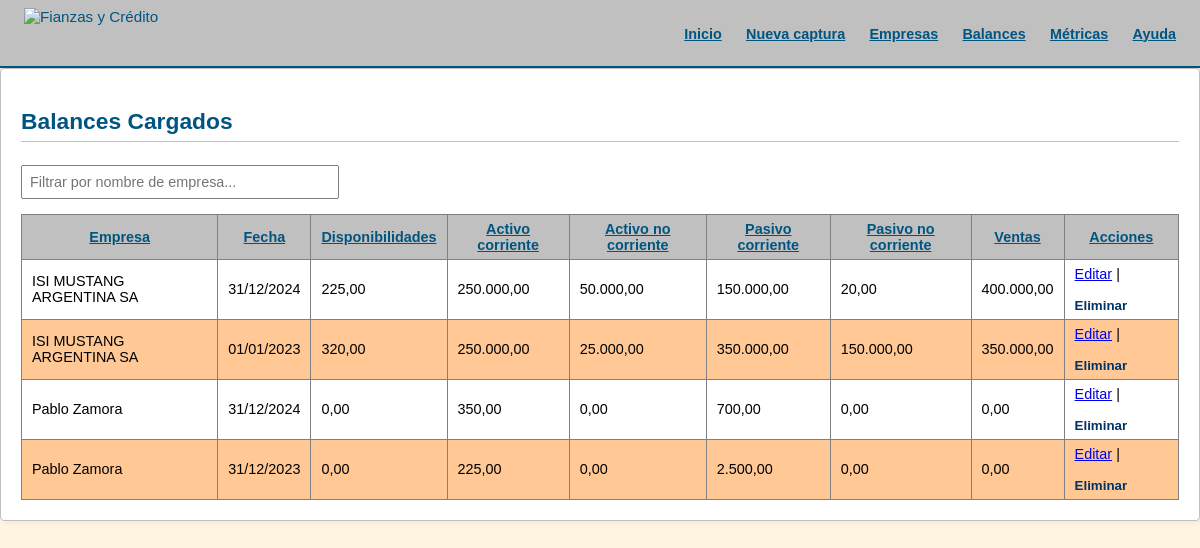
The page /balances on the database its author committed.
### Base.py (models this page shows)
class EECCDB(Base):
    __tablename__ = 'estados_contables'
    id = Column(Integer, primary_key=True)
    empresa_id = Column(Integer, ForeignKey('empresas.id'))
    fecha_balance = Column(Date, nullable=False)
    anio = Column(Integer, nullable=False, default=0)
    disponibilidades = Column(Float, default=0.0)
    activo_corriente = Column(Float, default=0.0)
    activo_no_corriente = Column(Float, default=0.0)
    pasivo_corriente = Column(Float, default=0.0)
    pasivo_no_corriente = Column(Float, default=0.0)
    deuda_financiera = Column(Float, default=0.0)
    ventas = Column(Float, default=0.0)
    resultado_operativo = Column(Float, default=0.0)
    ebitda = Column(Float, default=0.0)
    resultado_neto = Column(Float, default=0.0)
    flujo_caja_operativo = Column(Float, default=0.0)
    variacion_capital_trabajo = Column(Float, default=0.0)
    capex = Column(Float, default=0.0)
    dividendos = Column(Float, default=0.0)
    analisis = Column(Text)
    empresa = relationship("EmpresaDB", back_populates="balances")

class EmpresaDB(Base):
    __tablename__ = 'empresas'
    id = Column(Integer, primary_key=True)
    cuit = Column(String, unique=True, nullable=False)
    razon_social = Column(String, nullable=False)
    actividad = Column(String)
    sector = Column(String)
    anio_fundacion = Column(Integer)
    descripcion = Column(Text)
    balances = relationship("EECCDB", back_populates="empresa", cascade="all, delete-orphan")

### app.py (the view)
@app.route("/balances")
def list_balances():
    try:
        balances = session.query(EECCDB).all()
        return render_template("balances.html", balances=balances)
    except Exception:
        session.rollback()
        return render_template("balances.html", balances=[])

### app.py (called while the page is built)
@app.teardown_appcontext
def shutdown_session(exception=None):
    session.remove()

@app.template_filter('format_es')
def format_es(value, decimals=2):
    if value is None:
        return "0,00"
    try:
        format_str = "{:,." + str(decimals) + "f}"
        return format_str.format(float(value)).replace(',', 'X').replace('.', ',').replace('X', '.')
    except (ValueError, TypeError):
        return value

@app.template_filter('format_date')
def format_date(value):
    if not value:
        return ""
    if isinstance(value, str):
        try:
            value = datetime.strptime(value, '%Y-%m-%d').date()
        except:
            return value
    return value.strftime('%d/%m/%Y')

### templates/balances.html (shortened to what this page needs)
{% extends "base.html" %}
{% block content %}
<div class="card">
    <h2>Balances Cargados</h2>
    {% if balances %}
    <div style="margin-bottom: 15px;">
        <input type="text" id="balanceSearch" onkeyup="filterBalances()" placeholder="Filtrar por nombre de empresa..." style="padding: 8px; width: 300px;">
    </div>
    <table>
        <thead>
            <tr>
                <th>Empresa</th>
                <th>Fecha</th>
                <th>Disponibilidades</th>
                <th>Activo corriente</th>
                <th>Activo no corriente</th>
                <th>Pasivo corriente</th>
                <th>Pasivo no corriente</th>
                <th>Ventas</th>
                <th>Acciones</th>
            </tr>
        </thead>
        <tbody id="balanceTableBody">
            {% for balance in balances %}
            <tr>
                <td>{{ balance.empresa.razon_social }}</td>
                <td>{{ balance.fecha_balance | format_date }}</td>
                <td>{{ balance.disponibilidades | format_es }}</td>
                <td>{{ balance.activo_corriente | format_es }}</td>
                <td>{{ balance.activo_no_corriente | format_es }}</td>
                <td>{{ balance.pasivo_corriente | format_es }}</td>
                <td>{{ balance.pasivo_no_corriente | format_es }}</td>
                <td>{{ balance.ventas | format_es }}</td>
                <td>
                    <a href="/balances/{{ balance.id }}/edit">Editar</a>
                    |
                    <form action="/balances/{{ balance.id }}/delete" method="post" style="display:inline;">
                        <button type="submit" style="background:none;border:none;color:#003366;cursor:pointer;padding:0;">Eliminar</button>
                    </form>
                </td>
            </tr>
            {% endfor %}
        </tbody>
    </table>
    {% else %}
    <p>No hay balances cargados.</p>
    {% endif %}
</div>
{% endblock %}

### templates/base.html (shortened to what this page needs)
<!DOCTYPE html>
<html lang="es">
<head>
</head>
<body>
    <header class="no-pdf">
        <div style="display: flex; align-items: center;">
            <img src="https://www.fianzasycredito.com/wp-content/themes/fianzasycredito/img/logo.png" alt="Fianzas y Crédito" class="logo">
        </div>
        <nav>
            <a href="/">Inicio</a>
            <a href="/entry">Nueva captura</a>
            <a href="/companies">Empresas</a>
            <a href="/balances">Balances</a>
            <a href="/metrics">Métricas</a>
            <a href="/help">Ayuda</a>
        </nav>
    </header>
    <main>
        {% block content %}{% endblock %}
    </main>
</body>
</html>

### templates/base.html (style rules this page uses)
:root { --primary-color: #005580; --highlight-orange: #FFC894; --header-gray: #C0C0C0; --bg-crema: #FFF5E1; --text-black: #000000; --white: #ffffff; --border-dark: #808080; }
body { font-family: Verdana, Tahoma, Arial, sans-serif; font-size: 0.95rem; margin: 0; padding: 0; background: var(--bg-crema); color: var(--text-black); overflow: hidden; }
header { background: var(--header-gray); color: var(--primary-color); padding: 8px 24px; border-bottom: 2px solid var(--primary-color); display: flex; align-items: center; justify-content: space-between; box-shadow: 0 2px 4px rgba(0,0,0,0.1); z-index: 100; }
.logo { height: 50px; }
nav a { color: var(--primary-color); margin-left: 20px; text-decoration: underline; font-weight: bold; font-size: 0.9rem; }
main { padding: 0; height: calc(100vh - 70px); overflow-y: auto; }
.card { background: var(--white); border: 1px solid var(--header-gray); border-radius: 4px; padding: 20px; margin-bottom: 16px; box-shadow: 2px 2px 5px rgba(0,0,0,0.05); }
table { width: 100%; border-collapse: collapse; margin-top: 12px; font-size: 0.9rem; background: var(--white); }
th, td { padding: 6px 10px; border: 1px solid var(--border-dark); }
th { background: var(--header-gray); color: var(--primary-color); font-weight: bold; text-decoration: underline; text-transform: none; }
tr:nth-child(even) { background-color: var(--highlight-orange); }
input, select, textarea { font-family: Verdana, sans-serif; font-size: 0.9rem; width: 100%; padding: 6px; margin-top: 4px; border: 1px solid var(--border-dark); border-radius: 2px; }
button { margin-top: 16px; padding: 8px 20px; background: var(--primary-color); color: var(--white); border: 1px solid var(--text-black); border-radius: 4px; cursor: pointer; font-weight: bold; }
h2, h3 { color: var(--primary-color); border-bottom: 1px solid var(--header-gray); padding-bottom: 6px; font-weight: bold; }

### rows shown on the page
EECCDB: empresa.razon_social "ISI MUSTANG ARGENTINA SA", fecha_balance "31/12/2024", disponibilidades "225,00", activo_corriente "250.000,00", activo_no_corriente "50.000,00", pasivo_corriente "150.000,00", pasivo_no_corriente "20,00", ventas "400.000,00"
EECCDB: empresa.razon_social "ISI MUSTANG ARGENTINA SA", fecha_balance "01/01/2023", disponibilidades "320,00", activo_corriente "250.000,00", activo_no_corriente "25.000,00", pasivo_corriente "350.000,00", pasivo_no_corriente "150.000,00", ventas "350.000,00"
EECCDB: empresa.razon_social "Pablo Zamora", fecha_balance "31/12/2024", disponibilidades "0,00", activo_corriente "350,00", activo_no_corriente "0,00", pasivo_corriente "700,00", pasivo_no_corriente "0,00", ventas "0,00"
EECCDB: empresa.razon_social "Pablo Zamora", fecha_balance "31/12/2023", disponibilidades "0,00", activo_corriente "225,00", activo_no_corriente "0,00", pasivo_corriente "2.500,00", pasivo_no_corriente "0,00", ventas "0,00"
